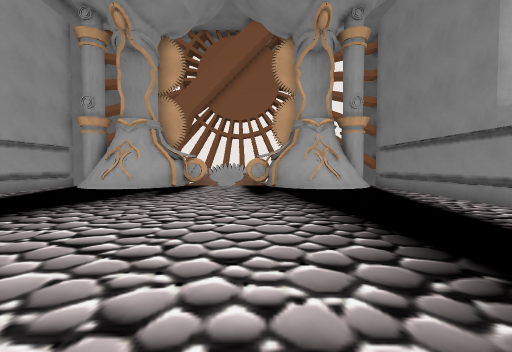
view 1 (above)

15 first-person views from a walk through a Godot game level. The camera is 1.2 m above the floor, tilts 2° down and sees 90° across. The floor is counted in squares, 1.33 m on a side. Each view is taken from the middle of a square. On the plan, view 1 faces up. The plan holds only what a view shows up to about 10 squares ahead; the rest is blank. The place goes on beyond the plan. Characters and animated objects are not drawn.

view 2
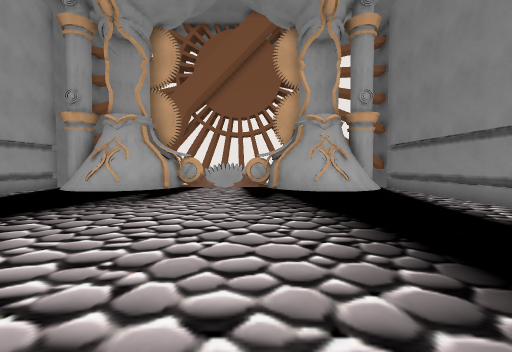

view 3
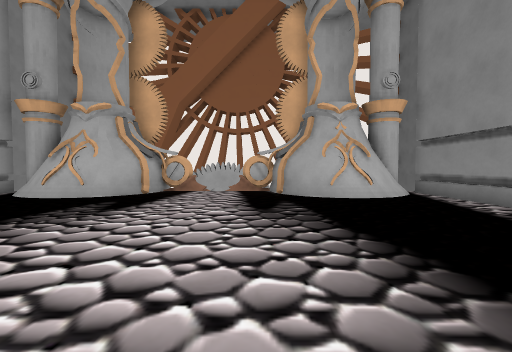

view 4
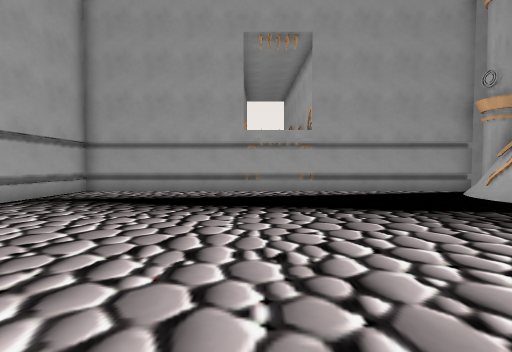

view 5
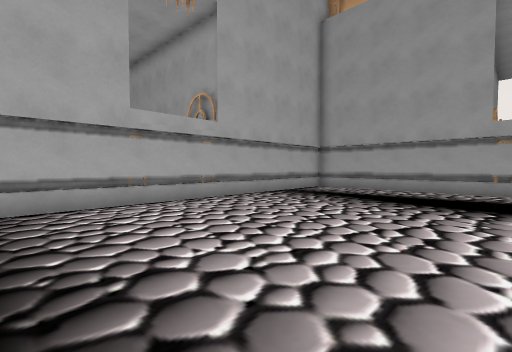

view 6
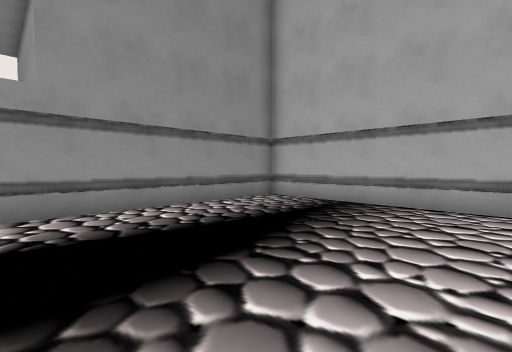

view 7
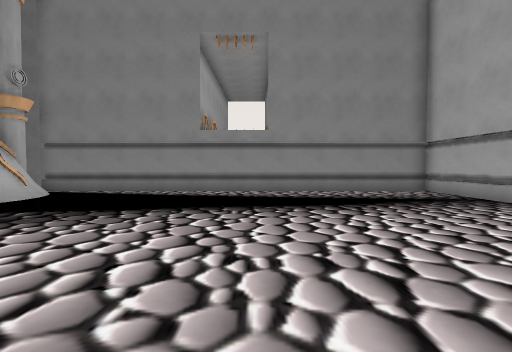

view 8
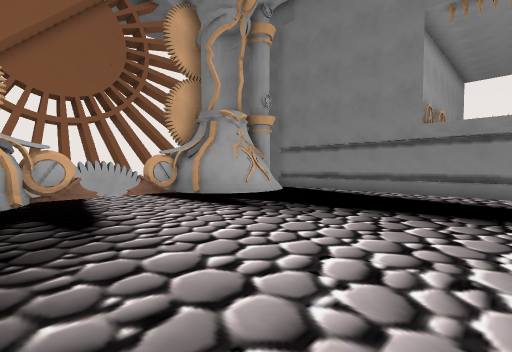

view 9
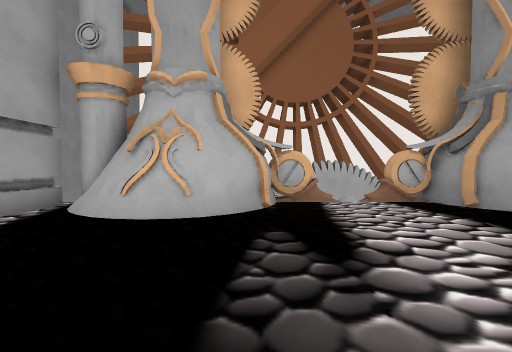

view 10
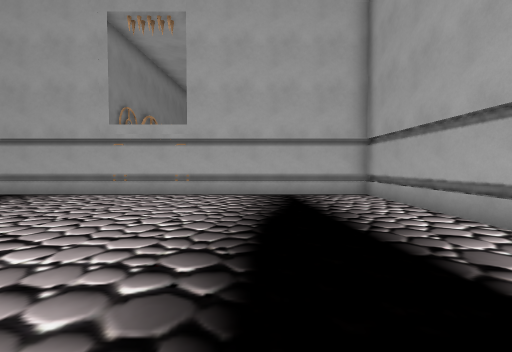

view 11
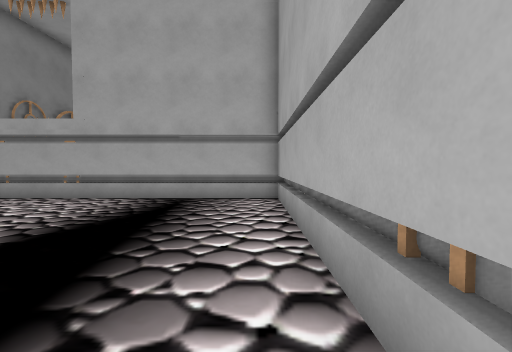

view 12
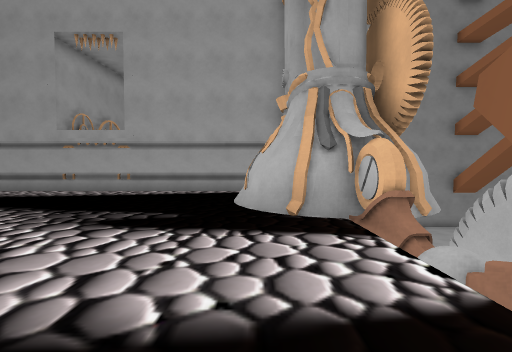

view 13
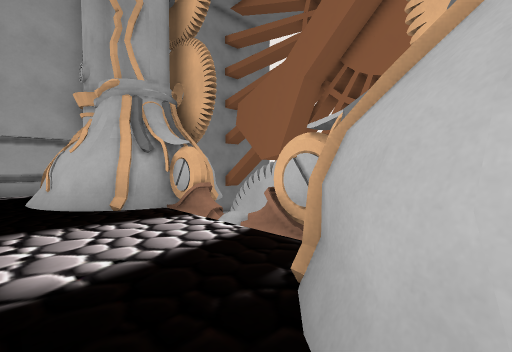

view 14
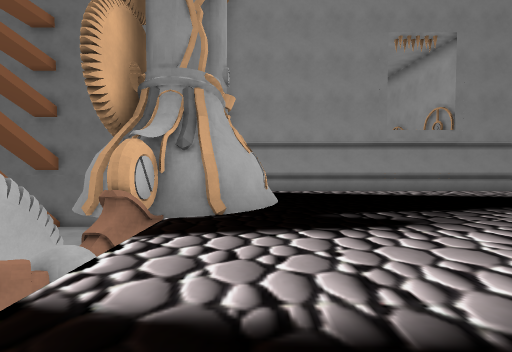

view 15
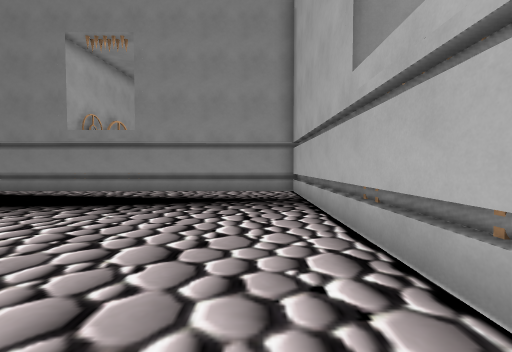

### Floor plan
Points are (right, up) in squares from view 1. A wall is a line through its corners. A room is listed if a view was taken in it or the views show most of it. See-through windows are left out.
Room 1 (views 1, 2, 3, 4, 5, 6, 7, 8, 9, 10, 11, 12, 13, 14, 15)
walls: (-4.9, 11) (-5.7, 10.7) (-6.4, 10.8) (-7.1, 11.2); (-5.4, 10.8) (-5.9, 10.7) (-6.8, 11) (-7.4, 11.5); (-4.9, 11.1) (-5.5, 11); (-5.4, 10.9) (-6.1, 11) (-6.8, 11.3); (-5.4, 10.9) (-6.1, 10.9); (-5.2, 11) (-6, 10.9); (-4.1, 11.5) (-4.7, 11); (1.6, 11) (1, 11.5) (0.8, 11.9); (-4.2, 11.6) (-4.6, 11.3) (-5, 11.1); (-6, 11) (-6.6, 11.2); (-3.7, 11.9) (-3.8, 11.7); (-3.8, 11.9) (-4.4, 11.2) (-5.4, 10.7); (2.5, 10.8) (1.5, 11.1) (0.8, 11.9); (-4.1, 11.9) (-4.3, 11.6); (1.4, 11.5) (1, 12); (0.9, 11.8) (0.5, 12.9); (2.5, 11) (1.8, 11.2) (1.1, 11.7) (0.9, 12.2); (3, 10.7) (2.3, 10.7) (1.4, 11.2); (-3.6, 12.4) (-4, 11.8); (3.1, 10.9) (2.2, 10.9) (1.6, 11.3); (-6.7, 11.2) (-7.1, 11.5) (-7.4, 11.9); (3.5, 10.8) (2.4, 10.6); (3.3, 11) (2.8, 10.9); (-2.5, 12.8) (-3.5, 12.8) (-3.9, 11.7); (0.7, 12.5) (0.6, 13) (0, 12.6); (4, 10.7) (3.4, 10.6); (-3.1, 13) (-3.4, 12.7); (3.6, 11.2) (3.1, 11); (0.6, 12.8) (-0.5, 12.8); (-8.8, -2.4) (5.9, -2.4); (4, 11.2) (3.4, 10.9) (2.6, 10.9); (4.3, 11.5) (3.9, 11.2); (5.7, -2.6) (5.7, 12.1); (-8.6, 12.3) (-8.6, -2.6)
low walls: (-4.9, 10.7) (-5.5, 10.5) (-6, 10.5) (-6.9, 10.8) (-7.5, 11.3); (-5.8, 10.6) (-6.7, 10.6) (-7.3, 10.9); (2.4, 10.6) (2, 10.8); (3.8, 10.9) (3, 10.7); (4.2, 11.1) (3.5, 10.8); (4.4, 11) (3.7, 10.6) (2.9, 10.5); (-8.8, 12.2) (-8.8, -2.6) (5.9, -2.6) (5.9, 12.1)
ways out: opening at (-1.5, 13)

Positions as (right, up) in squares from view 1, and headings:
1: (0, 0), facing up
2: (0, 1), facing up
3: (0, 3), facing up
4: (1, 4), facing left
5: (2, 4), facing down-left
6: (0, 4), facing down-right
7: (-4, 4), facing right
8: (-4, 4), facing up-right
9: (-4, 6), facing up
10: (-5, 6), facing down
11: (-8, 5), facing down
12: (1, 11), facing left
13: (2, 10), facing up-left
14: (-4, 11), facing right
15: (-4, -1), facing right
